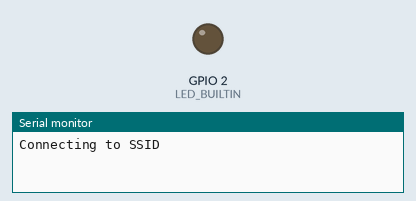
The program below on a simulated ESP32. Parts: output pins drawn as LEDs (lit = HIGH), the last lines printed to the serial monitor. WiFi joins after 1.5 s; servers stay silent unless stated.

Above: at 0.1 s.
At 3.4 s:
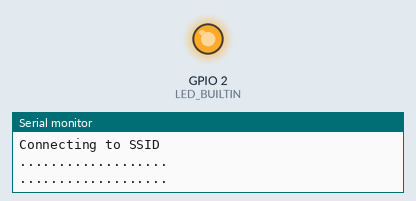
Timing chart, 0 to 4.9 s (numbered marks = the images above):
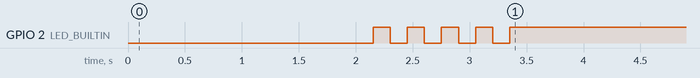

The program:

main.cpp
```cpp
#include <Arduino.h>
#include <WiFi.h>
#include <WebServer.h>

#define LED_BUILTIN 2
#define TRIGGER 23

const char* SSID = "SSID";
const char* PASSWORD = "PASSWORD";

WebServer server(80);

void on_Connect() {
  server.send(200, "text/html", "Take me to your leader\n");
}

void set_On() {
  server.send(200, "text/html", "Setting PIN 23 ON\n");
  digitalWrite(TRIGGER, HIGH);
}

void set_Off() {
  server.send(200, "text/html", "Setting PIN 23 OFF\n");
  digitalWrite(TRIGGER, LOW);
}

void setup() {
  pinMode(LED_BUILTIN, OUTPUT);
  pinMode(TRIGGER, OUTPUT);

  Serial.begin(115200);
  Serial.print("Connecting to "); Serial.println(SSID);

  WiFi.begin(SSID, PASSWORD);
  while (WiFi.status() != WL_CONNECTED) {
    delay(1000);
    Serial.println("...................");
  }

  for (int i=0; i<5; i++) {
    delay(150);
    digitalWrite(LED_BUILTIN, HIGH);
    delay(150);
    digitalWrite(LED_BUILTIN, LOW);
  }

  Serial.print("Connection: "); Serial.println(WiFi.localIP());
  digitalWrite(LED_BUILTIN, HIGH);

  // GET
  server.on("/", on_Connect);
  server.on("/on", set_On);
  server.on("/off", set_Off);

  server.begin();
}

void loop() {
  server.handleClient();
}
```
